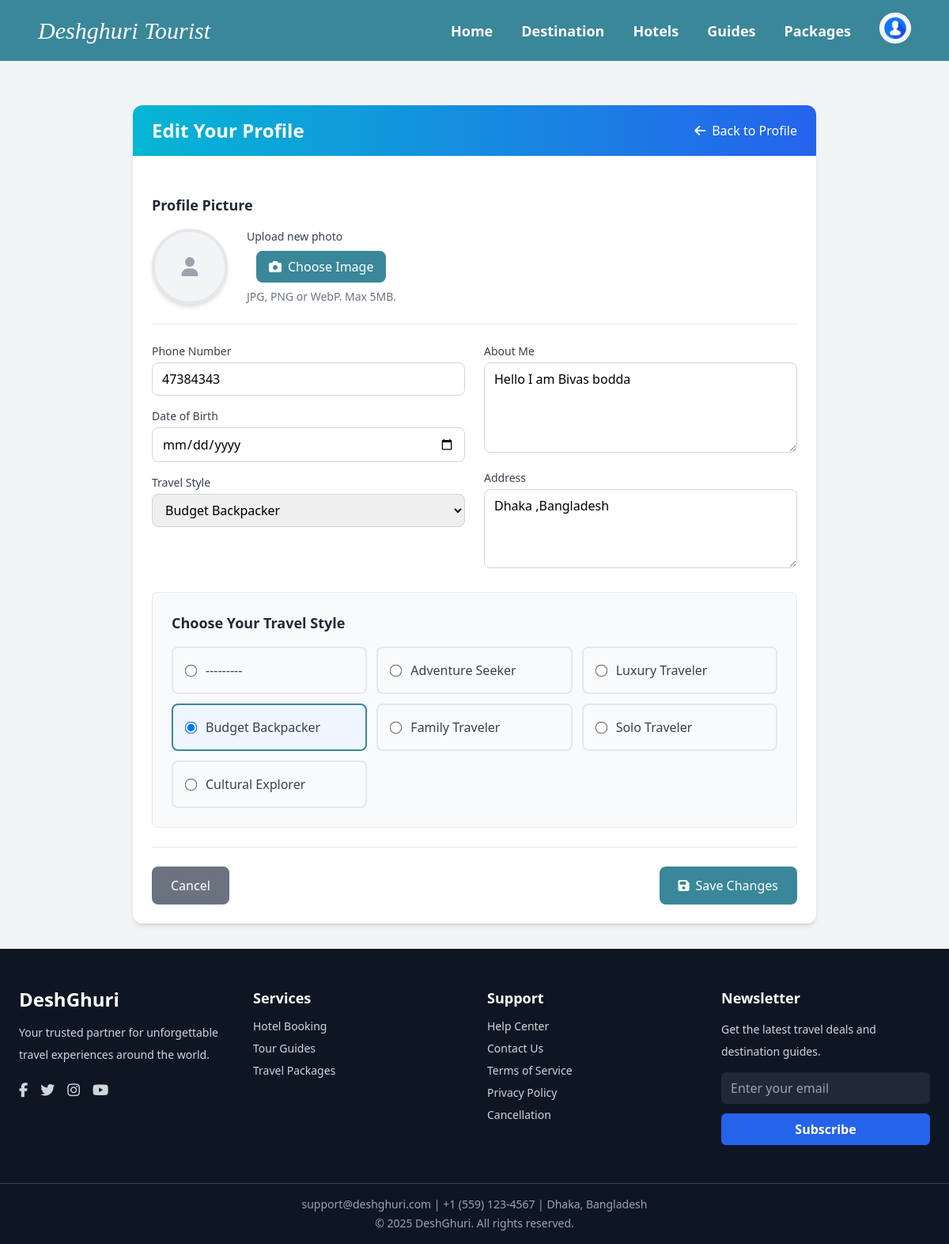
Page /tourists/profile/edit/ (signed in) on the committed database.
### tourists/models.py (models this page shows, shortened)
class Tourist(models.Model):
    user = models.OneToOneField(settings.AUTH_USER_MODEL, on_delete=models.CASCADE, related_name='tourist_profile')
    phone_number = models.CharField(max_length=15, blank=True)
    date_of_birth = models.DateField(null=True, blank=True)
    bio = models.TextField(max_length=500, blank=True)
    profile_picture = models.ImageField(upload_to='tourist_profiles/', blank=True, null=True)
    address = models.TextField(blank=True)
    TRAVEL_STYLES = [
        ('ADVENTURE', 'Adventure Seeker'),
        ('LUXURY', 'Luxury Traveler'),
        ('BUDGET', 'Budget Backpacker'),
        ('FAMILY', 'Family Traveler'),
        ('SOLO', 'Solo Traveler'),
        ('CULTURAL', 'Cultural Explorer'),
    ]
    travel_style = models.CharField(max_length=20, choices=TRAVEL_STYLES, blank=True)
    is_completed = models.BooleanField(default=False)
    created_at = models.DateTimeField(auto_now_add=True)
    updated_at = models.DateTimeField(auto_now=True)

### accounts/utils.py (the view)
        def wrapper(request, *args, **kwargs):
            if request.user.is_authenticated and request.user.role in allowed_roles:
                return view_func(request, *args, **kwargs)
            else:
                raise PermissionDenied

### tourists/forms.py
class TouristProfileForm(forms.ModelForm):
    class Meta:
        model = Tourist
        fields = [
            'phone_number',
            'date_of_birth',
            'bio',
            'profile_picture',
            'address',
            'travel_style',
        ]
        widgets = {
            'date_of_birth': forms.DateInput(attrs={'type': 'date'}),
            'bio': forms.Textarea(attrs={'rows': 4}),
            'address': forms.Textarea(attrs={'rows': 2}),
        }

### accounts/context_processors.py (called while the page is built)
def user_role(request):
    user = None
    role = None
    if request.user.is_authenticated:
        user = request.user
        role = user.role  # from your custom User model field
    return {
        'logged_user': user,
        'logged_role': role,
    }

### accounts/utils.py (called while the page is built)
def role_required(allowed_roles=None):
    if allowed_roles is None:
        allowed_roles = []
    def decorator(view_func):
        def wrapper(request, *args, **kwargs):
            if request.user.is_authenticated and request.user.role in allowed_roles:
                return view_func(request, *args, **kwargs)
            else:
                raise PermissionDenied
        return wrapper
    return decorator

### tourists/views.py (called while the page is built)
@login_required
@role_required(['tourist'])
def edit_tourist_profile(request):
    profile, created = Tourist.objects.get_or_create(user=request.user)
    if request.method == 'POST':
        form = TouristProfileForm(request.POST, request.FILES, instance=profile)
        if form.is_valid():
            profile = form.save(commit=False)
            profile.save()
            messages.success(request, "Profile updated successfully!")
            return redirect('tourist_profile')
    else:
        form = TouristProfileForm(instance=profile)
    return render(request, "tourists/edit_profile.html", {"form": form})

### template/tourists/edit_profile.html (shortened to what this page needs)
{% extends "base.html" %}
{% load static widget_tweaks %}
{% block content %}
<div class="container mx-auto px-4 py-8 max-w-4xl">
    <div class="bg-white rounded-xl shadow-md overflow-hidden">
        <div class="bg-gradient-to-r from-cyan-500 to-blue-600 px-6 py-4">
            <div class="flex items-center justify-between">
                <h2 class="text-2xl font-bold text-white">Edit Your Profile</h2>
                <a href="{% url 'tourist_profile' %}" class="text-white hover:text-blue-200 transition">
                    <i class="fas fa-arrow-left mr-2"></i>Back to Profile
                </a>
            </div>
        </div>
        <div class="p-6">
            <form method="POST" enctype="multipart/form-data" class="space-y-6">
                <div class="border-b border-gray-200 pb-6">
                    <h3 class="text-lg font-semibold text-gray-800 mb-4">Profile Picture</h3>
                    <div class="flex flex-col md:flex-row items-center space-y-4 md:space-y-0 md:space-x-6">
                        <div class="relative">
                            {% if profile.profile_picture %}
                                <img id="currentProfilePic" src="{{ profile.profile_picture.url }}" alt="Current Profile"
                                     class="w-24 h-24 rounded-full border-4 border-gray-200 object-cover shadow-md">
                            {% else %}
                                <div id="currentProfilePic" class="w-24 h-24 rounded-full border-4 border-gray-200 bg-gray-100 flex items-center justify-center shadow-md">
                                    <i class="fas fa-user text-gray-400 text-2xl"></i>
                                </div>
                            {% endif %}
                        </div>
                        <div class="flex-1">
                            <label for="id_profile_picture" class="block text-sm font-medium text-gray-700 mb-2">Upload new photo</label>
                            <div class="flex flex-col sm:flex-row space-y-2 sm:space-y-0 sm:space-x-3">
                                <button type="button" onclick="document.getElementById('id_profile_picture').click()"
                                        class="bg-deshblue hover:bg-teal-700 text-white px-4 py-2 rounded-lg font-medium transition inline-flex items-center justify-center">
                                    <i class="fas fa-camera mr-2"></i>Choose Image
                                </button>
                            </div>
                            <p class="text-sm text-gray-500 mt-2">JPG, PNG or WebP. Max 5MB.</p>
                        </div>
                    </div>
                </div>
                <div class="grid grid-cols-1 md:grid-cols-2 gap-6">
                    <div class="space-y-4">
                        <div>
                            <label for="id_phone_number" class="block text-sm font-medium text-gray-700 mb-1">
                                Phone Number
                            </label>
                            {{ form.phone_number|add_class:"w-full px-3 py-2 border border-gray-300 rounded-lg focus:outline-none focus:ring-2 focus:ring-deshblue focus:border-transparent" }}
                        </div>
                        <div>
                            <label for="id_date_of_birth" class="block text-sm font-medium text-gray-700 mb-1">
                                Date of Birth
                            </label>
                            {{ form.date_of_birth|add_class:"w-full px-3 py-2 border border-gray-300 rounded-lg focus:outline-none focus:ring-2 focus:ring-deshblue focus:border-transparent" }}
                        </div>
                        <div>
                            <label for="id_travel_style" class="block text-sm font-medium text-gray-700 mb-1">
                                Travel Style
                            </label>
                            <select name="travel_style" id="id_travel_style"
                                    class="w-full px-3 py-2 border border-gray-300 rounded-lg focus:outline-none focus:ring-2 focus:ring-deshblue focus:border-transparent">
                                {% for value, label in form.fields.travel_style.choices %}
                                    <option value="{{ value }}" {% if form.travel_style.value == value %}selected{% endif %}>
                                        {{ label }}
                                    </option>
                                {% endfor %}
                            </select>
                        </div>
                    </div>
                    <div class="space-y-4">
                        <div>
                            <label for="id_bio" class="block text-sm font-medium text-gray-700 mb-1">
                                About Me
                            </label>
                            {{ form.bio|add_class:"w-full px-3 py-2 border border-gray-300 rounded-lg focus:outline-none focus:ring-2 focus:ring-deshblue focus:border-transparent"|attr:"rows:4" }}
                        </div>
                        <div>
                            <label for="id_address" class="block text-sm font-medium text-gray-700 mb-1">
                                Address
                            </label>
                            {{ form.address|add_class:"w-full px-3 py-2 border border-gray-300 rounded-lg focus:outline-none focus:ring-2 focus:ring-deshblue focus:border-transparent"|attr:"rows:3" }}
                        </div>
                    </div>
                </div>
                <div class="bg-gray-50 rounded-lg p-6 border border-gray-200">
                    <h3 class="text-lg font-semibold text-gray-800 mb-4">Choose Your Travel Style</h3>
                    <div class="grid grid-cols-1 md:grid-cols-2 lg:grid-cols-3 gap-3">
                        {% for value, label in form.fields.travel_style.choices %}
                            <label class="flex items-center p-4 border-2 border-gray-200 rounded-lg cursor-pointer hover:border-deshblue hover:bg-blue-50 transition-all has-[:checked]:border-deshblue has-[:checked]:bg-blue-50">
                                <input type="radio" name="travel_style" value="{{ value }}"
                                       {% if form.travel_style.value == value %}checked{% endif %}
                                       class="mr-3 text-deshblue focus:ring-deshblue">
                                <span class="text-gray-700 font-medium">{{ label }}</span>
                            </label>
                        {% endfor %}
                    </div>
                </div>
                <div class="flex flex-col sm:flex-row justify-between space-y-3 sm:space-y-0 sm:space-x-4 pt-6 border-t border-gray-200">
                    <a href="{% url 'tourist_profile' %}" class="bg-gray-500 hover:bg-gray-600 text-white px-6 py-3 rounded-lg font-medium transition text-center">
                        Cancel
                    </a>
                    <button type="submit" class="bg-deshblue hover:bg-teal-700 text-white px-6 py-3 rounded-lg font-medium transition inline-flex items-center justify-center">
                        <i class="fas fa-save mr-2"></i>Save Changes
                    </button>
                </div>
            </form>
        </div>
    </div>
</div>
{% endblock %}

### template/tourists/edit_profile.html (style rules this page uses)
textarea { min-height: 100px; resize: vertical; }
input[type="date"] { color-scheme: light; }
input[type="radio"] { transform: scale(1.2); }

### rows in the picture
Tourist: phone_number "47384343", travel_style "Budget Backpacker", bio "Hello I am Bivas bodda", address "Dhaka ,Bangladesh", travel_style "☐ ---------" "☐ Adventure Seeker" "☐ Luxury Traveler" "☑ Budget Backpacker" "☐ Family Traveler" "☐ Solo Traveler" "☐ Cultural Explorer"

### other values in the picture
{{ label }} "---------" "Adventure Seeker" "Luxury Traveler" "Budget Backpacker" "Family Traveler" "Solo Traveler" "Cultural Explorer"
